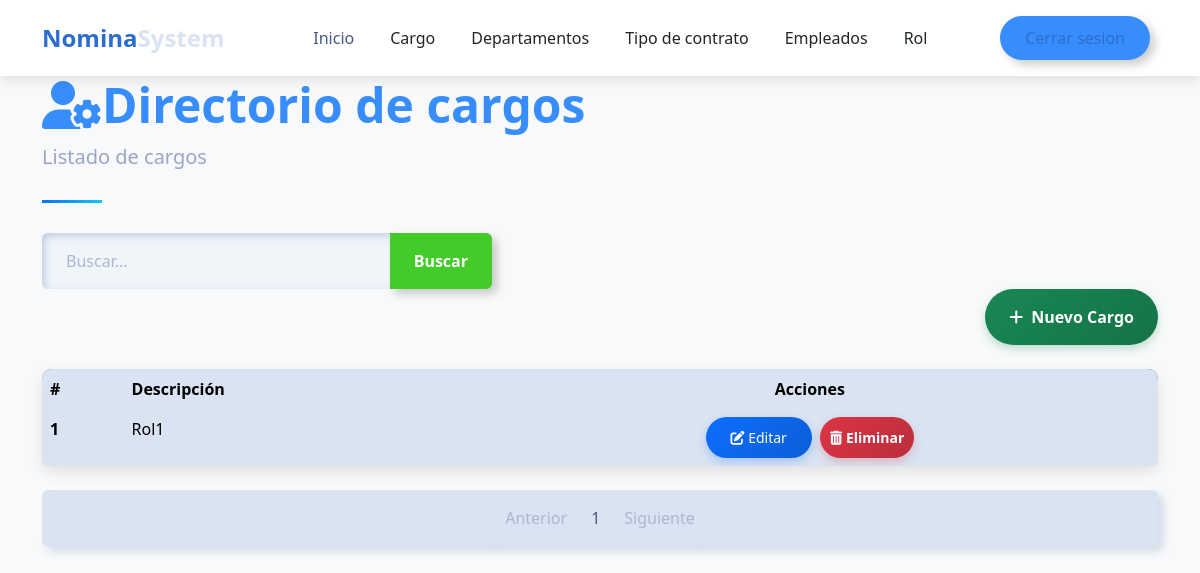
The app's page /payroll/list_positions/, older data.
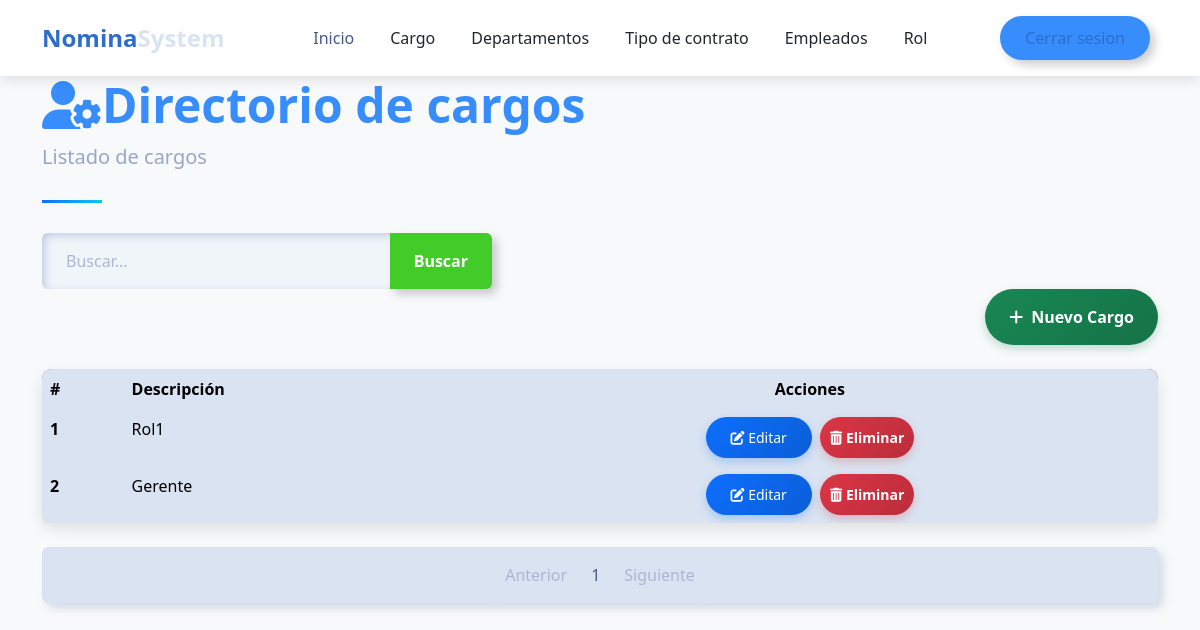
The same page, newer data.
### payroll/models.py (models this page shows, shortened)
class Position(models.Model):
    description = models.CharField(max_length=100)

### payroll/views/position.py (the view)
# urls.py: path('list_positions/',position.list_positions,name='list_positions'),
def list_positions(request):
    query=request.GET.get('search',None)
    if query:
        list_positions=Position.objects.filter(description__icontains=query)
    else:
        list_positions=Position.objects.all()
    context=paginator(request,list_positions)
    return render(request,'position/list_positions.html',context)

### payroll/helpers/utilies.py (called while the page is built)
def paginator(request,objects):
    paginator=Paginator(objects,3)
    page_number=request.GET.get('page')
    registers=paginator.get_page(page_number)
    current_page = registers.number
    total_pages = paginator.num_pages
    pages_range = []
    for i in range(1, total_pages + 1):
        if abs(i - current_page) <= 2 or i == 1 or i == total_pages:
            pages_range.append(i)
    return {'registers': registers,'pages_range':pages_range,'current_page':current_page}

### template/position/list_positions.html (shortened to what this page needs)
{% extends 'layout/base_nav.html' %}
{% load static %}
{% block extra_css %}
<link href="{% static 'css/tablestyle.css' %}" rel="stylesheet">
{% endblock %}
{% block content %}
<div class="container">
    <header class="page-header">
        <h1 class="display-5 fw-bold text-primary">
            <i class="fas fa-user-cog"></i>Directorio de cargos
        </h1>
        <p class="lead text-muted">Listado de cargos</p>
    </header>
    <form action="" style="max-width: 450px;">
        <div class="input-group">
            <input type="text" class="form-control" placeholder="Buscar..." name="search"
                value="{{ request.GET.search }}">
            <button class="btn btn-outline-success" data-bs-toggle="tooltip"
                data-bs-title="Escriba parte del cargo y click en buscar">
                Buscar
            </button>
        </div>
    </form>
    <div class="d-flex justify-content-end mb-4">
        <a class="btn btn-success" style="color: white;" href="{% url 'payroll:create_position' %}">
            <i class="fas fa-plus me-2"></i>Nuevo Cargo
        </a>
    </div>
    <div class="card mb-4">
        <div class="card-body p-0">
            <div class="table-responsive">
                <table class="table table-hover mb-0">
                    <thead>
                        <tr>
                            <th scope="col">#</th>
                            <th scope="col">Descripción</th>
                            <th scope="col" class="text-center">Acciones</th>
                        </tr>
                    </thead>
                    <tbody>
                        {% for item in registers %}
                        <tr>
                            <th scope="row">{{item.id}}</th>
                            <td>{{item.description}}</td>
                            <td class="text-center">
                                <a href="{% url 'payroll:update_position' item.id %}" class="btn btn-sm btn-primary me-1"  style="color: white;" >
                                    <i class="fas fa-edit"></i> Editar
                                </a>
                                <a href="{% url 'payroll:delete_position' item.id %}" class="btn btn-sm btn-danger" style="color: white; padding: 10px;">
                                    <i class="fas fa-trash-alt"></i> Eliminar
                                </a>
                            </td>
                        </tr>
                        {% endfor %}
                    </tbody>
                </table>
            </div>
        </div>
    </div>
    {% include 'layout/paginator.html' %}
</div>
{% endblock %}

Row changes from the older to the newer data that the page shows:
added Position: id "2", description "Gerente"
